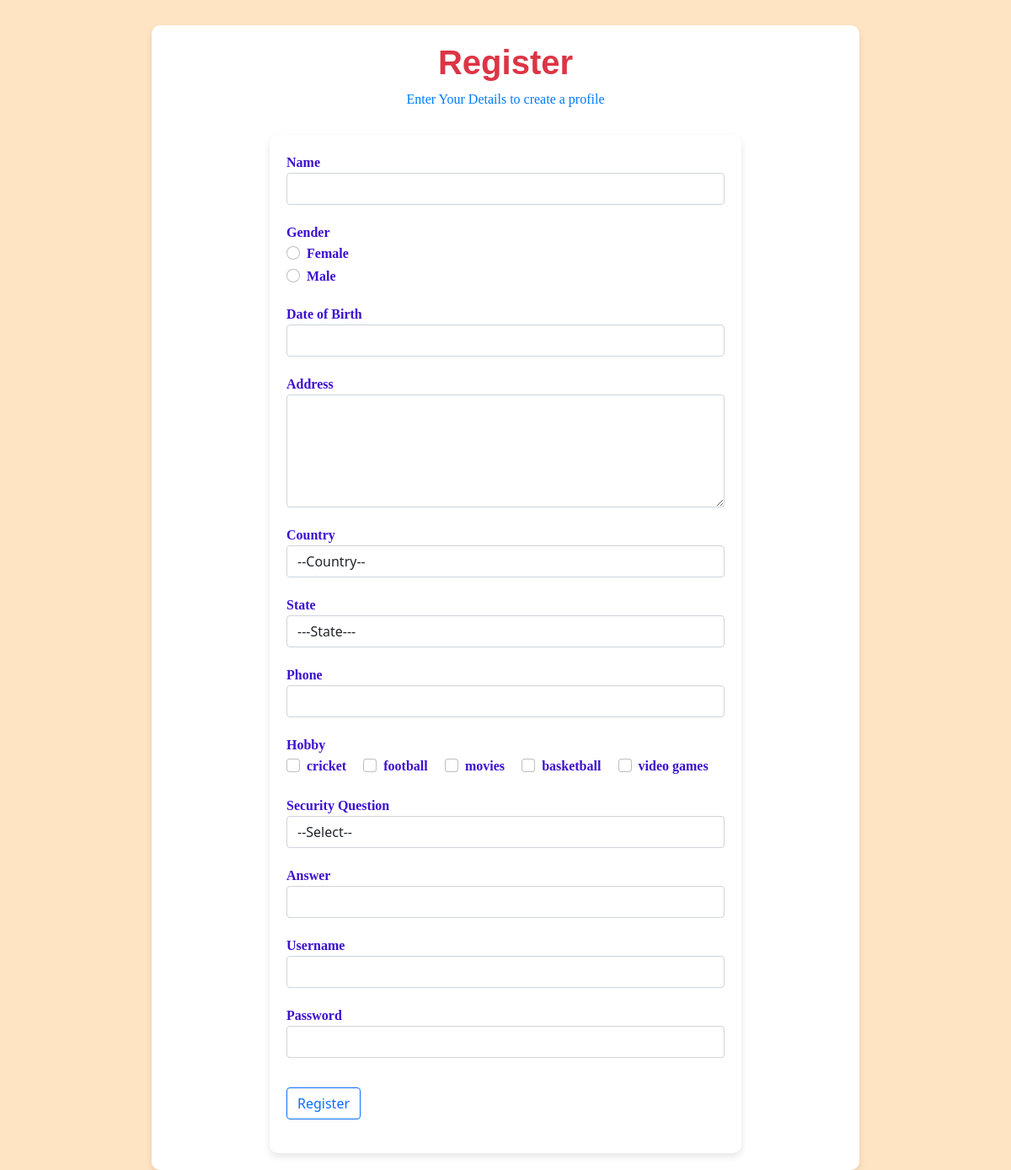
Screenshot of /register/ with the database file from the repository.
### site_admin/models.py (models this page shows)
class Hobbyname_tb(models.Model):
    Hobbyname = models.TextField(max_length =20)

### user/views.py (the view)
# urls.py: path('register/',userviews.register,name="register"),
def register(request):
    country = Country_tb.objects.all()
    hobby = Hobbyname_tb.objects.all()
    return render(request,"user/register.html",{'count':country,'hob':hobby})

### templates/user/register.html (shortened to what this page needs)
<!DOCTYPE html>
<html lang="en">
<head>
    <link rel="stylesheet" href="\static\css\bootstrap.css">
</head>
<body>
    <div class="container">
        <h1 class="text-center">Register</h1>
        <p class="text-center">Enter Your Details to create a profile</p>
        <div class="container">
            <form method="post" action="{% url 'registerAction'%}" name="myform">
                <div class="form-group">
                    <label for="name">Name</label>
                    <input type="text" class="form-control" name="name" id="name">
                </div>
                <div class="form-group">
                    <label>Gender</label>
                    <div class="form-check">
                        <input type="radio" name="gender" class="form-check-input" value="female" id="gender" required>
                        <label class="form-check-label" for="gender">Female</label>
                    </div>
                    <div class="form-check">
                        <input type="radio" name="gender" class="form-check-input" value="male" id="gender">
                        <label class="form-check-label" for="gender">Male</label>
                    </div>
                </div>
                <div class="form-group">
                    <label for="dob">Date of Birth</label>
                    <input type="text" name="dob" class="form-control" id="dob">
                </div>
                <div class="form-group">
                    <label for="address">Address</label>
                    <textarea name="address" id="address" class="form-control" cols="10" rows="5"></textarea>
                </div>
                <div class="form-group">
                    <label for="country">Country</label>
                    <select name="country" id="country" class="form-control">
                        <option value="">--Country--</option>
                    </select>
                </div>
                <div class="form-group">
                    <label for="state">State</label>
                    <select name="state" id="state" class="form-control">
                        <option>---State---</option>
                    </select>
                </div>
                <div class="form-group">
                    <label for="phone">Phone</label>
                    <input type="number" name="phone" id="phone" class="form-control">
                </div>
                <div class="form-group">
                    <label for="hobby">Hobby</label>
                    <br>
                    {% for j in hob %}
                    <div class="form-check form-check-inline">
                        <input type="checkbox" name="hobby" class="form-check-input" id="hobby" value="{{j.id}}">
                        <label class="form-check-label" for="hobby">{{j.Hobbyname}}</label>
                    </div>
                    {% endfor %}
                </div>
                <div class="form-group">
                    <label for="security">Security Question</label>
                    <select name="security" id="security" class="form-control">
                        <option value="">--Select--</option>
                    </select>
                </div>
                <div class="form-group">
                    <label for="answer">Answer</label>
                    <input type="text" name="answer" id="answer" class="form-control">
                </div>
                <div class="form-group">
                    <label for="username">Username</label>
                    <input type="text" name="username" id="username" class="form-control">
                </div>
                <div class="form-group">
                    <label for="password">Password</label>
                    <input type="password" name="password" id="password" class="form-control">
                </div>
                <div class="form-group">
                    <input type="submit" value="Register" class="btn btn-outline-primary" onclick="return validation()">
                </div>
            </form>
        </div>
    </div>
</body>
</html>

### templates/user/register.html (style rules this page uses)
body { background-color:bisque; }
.container { background-color: white; border-radius: 10px; padding: 20px; box-shadow: 0 4px 8px rgba(0, 0, 0, 0.1); margin-top: 30px; width: 70%; }
h1 { font-family: 'Trebuchet MS', 'Lucida Sans Unicode', 'Lucida Grande', 'Lucida Sans', Arial, sans-serif; font-weight: bolder; color: #dc3545; }
p { font-family: cursive; color: #007bff; }
label { font-family: cursive; font-weight: bolder; color: #3d10cf; }
.btn-outline-primary { margin-top: 15px; }
.form-group { margin-bottom: 20px; }
.form-control { width: 100%; }

### rows the page displays
Hobbyname_tb: Hobbyname "cricket"
Hobbyname_tb: Hobbyname "football"
Hobbyname_tb: Hobbyname "movies"
Hobbyname_tb: Hobbyname "basketball"
Hobbyname_tb: Hobbyname "video games"
